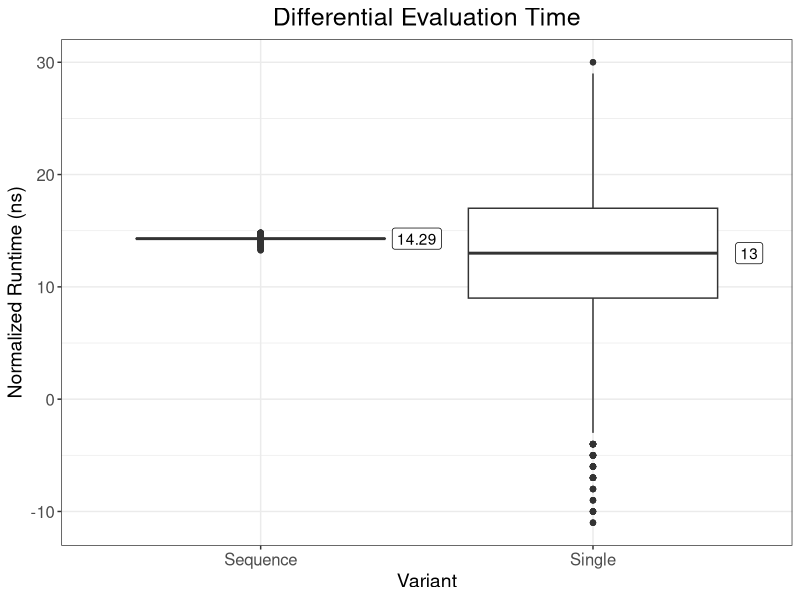
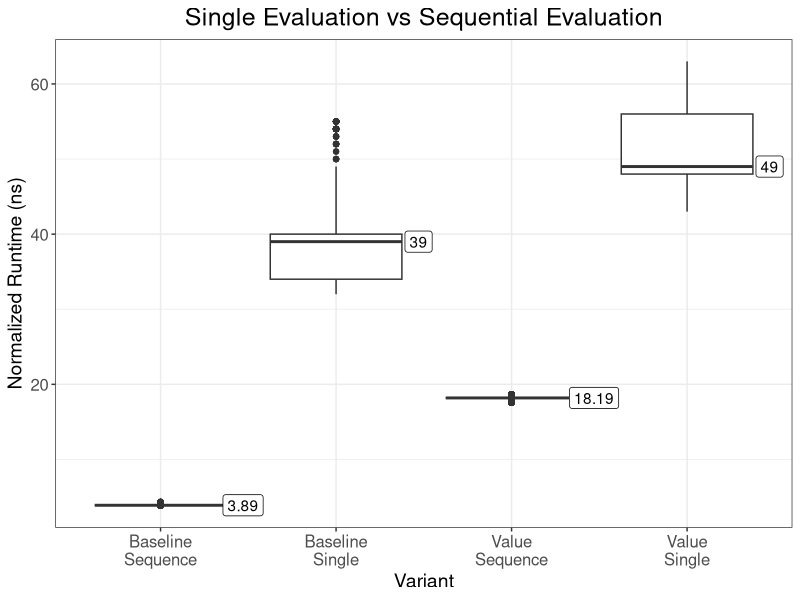

These charts were generated, in order, by the following R code:
library("ggplot2")
library("plyr")

#loading data
singleseq <- read.csv("singleseq.csv")

#indices
index.baselineSeq <- singleseq$benchmark == "baselineSequential"
index.baselineSingle <- singleseq$benchmark == "baselineSingle"
index.seqValue <- singleseq$benchmark == "sequenceValue"
index.singleValue <- singleseq$benchmark == "singleValue"

# processing values
singleseq$value_proc = singleseq$value # copying over the single values
normalizationidx = index.baselineSeq | index.seqValue
singleseq$value_proc[normalizationidx] = singleseq$value_proc[normalizationidx] / (2 ^ 14)

# sampling

baselineSeq <- singleseq[index.baselineSeq, 3:4]
baselineSingle <- singleseq[index.baselineSingle, 3:4]
seqValue <- singleseq[index.seqValue, 3:4]
singleValue <- singleseq[index.singleValue, 3:4]

sample.size <- 10000

sampled.baselineSeq <- sample(baselineSeq$value_proc, size = sample.size, replace=TRUE, prob=baselineSeq$count)
sampled.baselineSingle <- sample(baselineSingle$value_proc, size = sample.size, replace=TRUE, prob=baselineSingle$count)
sampled.seqValue <- sample(seqValue$value_proc, size = sample.size, replace=TRUE, prob=seqValue$count)
sampled.singleValue <- sample(singleValue$value_proc, size = sample.size, replace=TRUE, prob=singleValue$count)

deltaSingle <- sampled.singleValue - sampled.baselineSingle
deltaSeq <- sampled.seqValue - sampled.baselineSeq

sampled.df <- data.frame(
  benchmark = c(
    rep("Baseline\nSequence", sample.size),
    rep("Baseline\nSingle", sample.size),
    rep("Value\nSequence", sample.size),
    rep("Value\nSingle", sample.size)
    ),
  value = c(
    sampled.baselineSeq, 
    sampled.baselineSingle, 
    sampled.seqValue,
    sampled.singleValue)
)

sampled.medians <- data.frame(
  benchmark = c("Baseline\nSequence", "Baseline\nSingle", "Value\nSequence", "Value\nSingle"),
  value = c(median(sampled.baselineSeq), median(sampled.baselineSingle), median(sampled.seqValue), median(sampled.singleValue))
)

delta.df <- data.frame(
  benchmark = c(
    rep("Single", sample.size),
    rep("Sequence", sample.size)
  ),
  value = c(
    deltaSingle,
    deltaSeq
  )
)

delta.medians <- data.frame(
  benchmark = c("Single", "Sequence"),
  value = c(median(deltaSingle), median(deltaSeq))
)

# Plots

plotRaw <- ggplot(sampled.df, aes(x=benchmark, y=value)) + 
  geom_boxplot() +
  geom_label(data = sampled.medians, aes(label = round(value, 2)), nudge_x = 0.47) +
  ggtitle("Single Evaluation vs Sequential Evaluation") +
  ylab("Normalized Runtime (ns)") +
  xlab("Variant") +
  theme_bw() +
  theme(
    axis.text = element_text(size = 12), 
    axis.title = element_text(size = 14),
    plot.title = element_text(size = 18, hjust = 0.5)
  )

plotDelta <- ggplot(delta.df, aes(x=benchmark, y=value)) + 
  geom_boxplot() +
  geom_label(data = delta.medians, aes(label = round(value, 2)), nudge_x = 0.47) +
  ggtitle("Differential Evaluation Time") +
  ylab("Normalized Runtime (ns)") +
  xlab("Variant") +
  guides(fill=FALSE) +
  theme_bw() +
  theme(
    axis.text = element_text(size = 12), 
    axis.title = element_text(size = 14),
    plot.title = element_text(size = 18, hjust = 0.5)
  ) 

